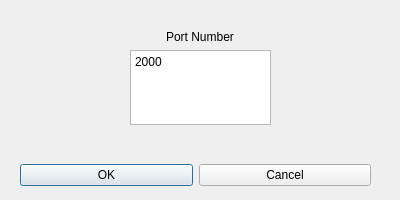
<?xml version="1.0" encoding="UTF-8"?>
<ui version="4.0">
 <class>Dialog</class>
 <widget class="QDialog" name="Dialog">
  <property name="geometry">
   <rect>
    <x>0</x>
    <y>0</y>
    <width>400</width>
    <height>200</height>
   </rect>
  </property>
  <property name="windowTitle">
   <string>Start Server</string>
  </property>
  <widget class="QWidget" name="layoutWidget">
   <property name="geometry">
    <rect>
     <x>20</x>
     <y>160</y>
     <width>351</width>
     <height>31</height>
    </rect>
   </property>
   <layout class="QHBoxLayout">
    <property name="spacing">
     <number>6</number>
    </property>
    <property name="margin" stdset="0">
     <number>0</number>
    </property>
    <item>
     <widget class="QPushButton" name="okButton">
      <property name="text">
       <string>OK</string>
      </property>
     </widget>
    </item>
    <item>
     <widget class="QPushButton" name="cancelButton">
      <property name="text">
       <string>Cancel</string>
      </property>
     </widget>
    </item>
   </layout>
  </widget>
  <widget class="QWidget" name="verticalLayoutWidget">
   <property name="geometry">
    <rect>
     <x>130</x>
     <y>30</y>
     <width>141</width>
     <height>95</height>
    </rect>
   </property>
   <layout class="QVBoxLayout" name="verticalLarout">
    <item alignment="Qt::AlignHCenter">
     <widget class="QLabel" name="portLabel">
      <property name="text">
       <string>Port Number</string>
      </property>
     </widget>
    </item>
    <item>
     <widget class="QTextEdit" name="portTextEdit">
      <property name="html">
       <string>&lt;!DOCTYPE HTML PUBLIC &quot;-//W3C//DTD HTML 4.0//EN&quot; &quot;http://www.w3.org/TR/REC-html40/strict.dtd&quot;&gt;
&lt;html&gt;&lt;head&gt;&lt;meta name=&quot;qrichtext&quot; content=&quot;1&quot; /&gt;&lt;meta charset=&quot;utf-8&quot; /&gt;&lt;style type=&quot;text/css&quot;&gt;
p, li { white-space: pre-wrap; }
hr { height: 1px; border-width: 0; }
li.unchecked::marker { content: &quot;\2610&quot;; }
li.checked::marker { content: &quot;\2612&quot;; }
&lt;/style&gt;&lt;/head&gt;&lt;body style=&quot; font-family:'Segoe UI'; font-size:9pt; font-weight:400; font-style:normal;&quot;&gt;
&lt;p style=&quot; margin-top:0px; margin-bottom:0px; margin-left:0px; margin-right:0px; -qt-block-indent:0; text-indent:0px;&quot;&gt;2000&lt;/p&gt;&lt;/body&gt;&lt;/html&gt;</string>
      </property>
     </widget>
    </item>
   </layout>
  </widget>
 </widget>
 <resources/>
 <connections>
  <connection>
   <sender>okButton</sender>
   <signal>clicked()</signal>
   <receiver>Dialog</receiver>
   <slot>accept()</slot>
   <hints>
    <hint type="sourcelabel">
     <x>278</x>
     <y>253</y>
    </hint>
    <hint type="destinationlabel">
     <x>96</x>
     <y>254</y>
    </hint>
   </hints>
  </connection>
  <connection>
   <sender>cancelButton</sender>
   <signal>clicked()</signal>
   <receiver>Dialog</receiver>
   <slot>reject()</slot>
   <hints>
    <hint type="sourcelabel">
     <x>369</x>
     <y>253</y>
    </hint>
    <hint type="destinationlabel">
     <x>179</x>
     <y>282</y>
    </hint>
   </hints>
  </connection>
 </connections>
</ui>
